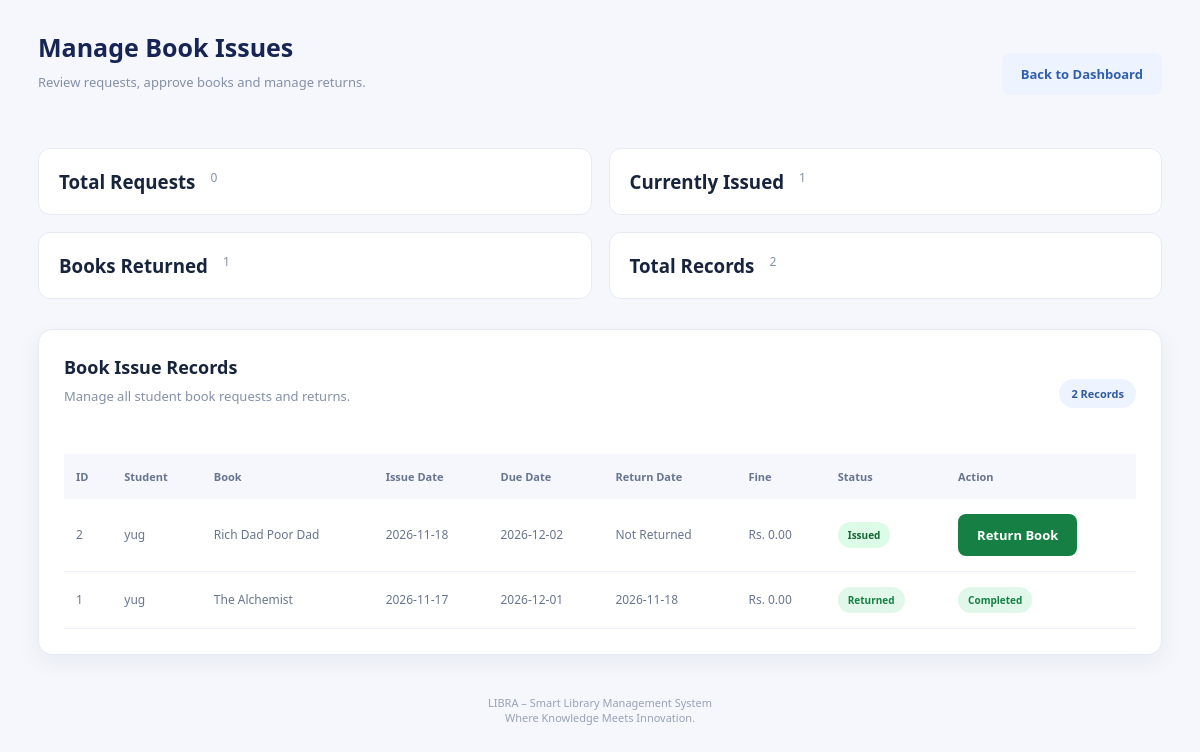
Screenshot of /manage_issues.php (signed in) with the database file from the repository.
### tables this page shows
CREATE TABLE `book_issues` (
  `id` int(11) NOT NULL,
  `user_id` int(11) NOT NULL,
  `book_id` int(11) NOT NULL,
  `issue_date` date NOT NULL,
  `due_date` date NOT NULL,
  `return_date` date DEFAULT NULL,
  `fine_amount` decimal(10,2) DEFAULT 0.00,
  `status` enum('requested','issued','returned') NOT NULL DEFAULT 'requested'
);

CREATE TABLE `users` (
  `id` int(11) NOT NULL,
  `full_name` varchar(100) NOT NULL,
  `email` varchar(100) NOT NULL,
  `mobile` varchar(15) DEFAULT NULL,
  `password` varchar(255) NOT NULL,
  `role` enum('admin','student') DEFAULT 'student',
  `created_at` timestamp NOT NULL DEFAULT current_timestamp(),
  `account_status` enum('active','inactive') DEFAULT 'active'
);

CREATE TABLE `books` (
  `id` int(11) NOT NULL,
  `title` varchar(150) NOT NULL,
  `author` varchar(100) NOT NULL,
  `category` varchar(100) DEFAULT NULL,
  `isbn` varchar(30) DEFAULT NULL,
  `total_copies` int(11) DEFAULT 1,
  `available_copies` int(11) DEFAULT 1,
  `created_at` timestamp NOT NULL DEFAULT current_timestamp(),
  `cover_image` varchar(255) DEFAULT NULL,
  `is_active` tinyint(1) NOT NULL DEFAULT 1
);

### manage_issues.php (the view, shortened to what this page needs)
<?php
require_once "config/db.php";
$sql = "SELECT
            book_issues.*,
            users.full_name,
            books.title
        FROM book_issues
        INNER JOIN users
            ON book_issues.user_id = users.id
        INNER JOIN books
            ON book_issues.book_id = books.id
        ORDER BY book_issues.id DESC";
$stmt = $conn->query($sql);
$issues = $stmt->fetchAll(PDO::FETCH_ASSOC);
$totalRequests = 0;
$totalIssued = 0;
$totalReturned = 0;
foreach ($issues as $item) {
    $status = $item["status"] ?? "";
    if ($status === "requested" || $status === "") {
        $totalRequests++;
    } elseif ($status === "issued") {
        $totalIssued++;
    } elseif ($status === "returned") {
        $totalReturned++;
    }
}
?>
<!DOCTYPE html>
<html lang="en">
<head>
    <link rel="stylesheet" href="assets/css/style.css">
</head>
<body>
<div class="libra-main">
    <div class="libra-topbar">
        <div>
            <h1 class="libra-page-title">Manage Book Issues</h1>
            <p class="libra-page-subtitle">
                Review requests, approve books and manage returns.
            </p>
        </div>
        <a href="admin_dash.php" class="libra-btn libra-btn-light">
            Back to Dashboard
        </a>
    </div>
    <div class="libra-summary-grid">
        <div class="libra-summary-card">
            <h3>Total Requests</h3>
            <p><?php echo $totalRequests; ?></p>
        </div>
        <div class="libra-summary-card">
            <h3>Currently Issued</h3>
            <p><?php echo $totalIssued; ?></p>
        </div>
        <div class="libra-summary-card">
            <h3>Books Returned</h3>
            <p><?php echo $totalReturned; ?></p>
        </div>
        <div class="libra-summary-card">
            <h3>Total Records</h3>
            <p><?php echo count($issues); ?></p>
        </div>
    </div>
    <div class="libra-content-section">
        <div class="libra-section-heading">
            <div>
                <h2>Book Issue Records</h2>
                <p class="libra-page-subtitle">
                    Manage all student book requests and returns.
                </p>
            </div>
            <span class="libra-record-count">
                <?php echo count($issues); ?> Records
            </span>
        </div>
        <div class="libra-table-wrapper">
            <table class="libra-table">
                <thead>
                    <tr>
                        <th>ID</th>
                        <th>Student</th>
                        <th>Book</th>
                        <th>Issue Date</th>
                        <th>Due Date</th>
                        <th>Return Date</th>
                        <th>Fine</th>
                        <th>Status</th>
                        <th>Action</th>
                    </tr>
                </thead>
                <tbody>
                    <?php if (count($issues) > 0): ?>
                        <?php foreach ($issues as $issue): ?>
                            <?php
                                $status = $issue["status"] ?? "";
                                $isPending = ($status === "requested" || $status === "");
                            ?>
                            <tr>
                                <td>
                                    <?php echo (int) $issue["id"]; ?>
                                </td>
                                <td>
                                    <?php echo htmlspecialchars($issue["full_name"]); ?>
                                </td>
                                <td>
                                    <?php echo htmlspecialchars($issue["title"]); ?>
                                </td>
                                <td>
                                    <?php echo htmlspecialchars($issue["issue_date"] ?? "-"); ?>
                                </td>
                                <td>
                                    <?php echo htmlspecialchars($issue["due_date"] ?? "-"); ?>
                                </td>
                                <td>
                                    <?php echo htmlspecialchars($issue["return_date"] ?? "Not Returned"); ?>
                                </td>
                                <td>
                                    Rs. <?php echo htmlspecialchars($issue["fine_amount"] ?? "0"); ?>
                                </td>
                                <td>
                                    <?php if ($isPending): ?>
                                        <span class="libra-status pending">
                                            Requested
                                        </span>
                                    <?php elseif ($status === "issued"): ?>
                                        <span class="libra-status active">
                                            Issued
                                        </span>
                                    <?php elseif ($status === "returned"): ?>
                                        <span class="libra-status returned">
                                            Returned
                                        </span>
                                    <?php else: ?>
                                        <span class="libra-status inactive">
                                            <?php echo htmlspecialchars($status); ?>
                                        </span>
                                    <?php endif; ?>
                                </td>
                                <td>
                                    <div class="libra-table-actions">
                                        <?php if ($isPending): ?>
                                            <form method="POST"
                                                onsubmit="return confirm('Approve this book request?');">
                                                <input
                                                    type="hidden"
                                                    name="issue_id"
                                                    value="<?php echo (int) $issue["id"]; ?>"
                                                >
                                                <button
                                                    type="submit"
                                                    name="approve_request"
                                                    class="libra-btn"
                                                >
                                                    Approve
                                                </button>
                                            </form>
                                        <?php elseif ($status === "issued"): ?>
                                            <form method="POST"
                                                onsubmit="return confirm('Confirm book return?');">
                                                <button
                                                    type="submit"
                                                    name="return_book"
                                                    class="libra-btn libra-btn-success"
                                                >
                                                    Return Book
                                                </button>
                                            </form>
                                        <?php elseif ($status === "returned"): ?>
                                            <span class="libra-status returned">
                                                Completed
                                            </span>
                                        <?php else: ?>
                                            -
                                        <?php endif; ?>
                                    </div>
                                </td>
                            </tr>
                        <?php endforeach; ?>
                    <?php endif; ?>
                </tbody>
            </table>
        </div>
    </div>
    <div class="libra-footer">
        LIBRA – Smart Library Management System
        <br>
        Where Knowledge Meets Innovation.
    </div>
</div>
</body>
</html>

### assets/css/style.css (style rules this page uses)
:root { --navy: #101c35; --navy-light: #172554; --blue: #315fae; --royal: #497ce0; --blue-light: #edf3ff; --white: #ffffff; --bg: #f5f7fc; --text: #17243b; --muted: #8490a7; --border: #e6ebf3; --green: #168044; --red: #b42318; --orange: #a16b00; --shadow: 0 8px 25px rgba(23, 37, 84, .06); }
* { margin: 0; padding: 0; box-sizing: border-box; }
html { scroll-behavior: smooth; }
body { font-family: "Segoe UI", Arial, sans-serif; background: var(--bg); color: var(--text); }
a { text-decoration: none; color: inherit; }
button, input, select, textarea { font: inherit; }
button { cursor: pointer; }
.libra-main { flex: 1; min-width: 0; padding: 30px 38px; }
.libra-topbar { display: flex; justify-content: space-between; align-items: center; gap: 15px; margin-bottom: 30px; }
.libra-topbar p { color: var(--muted); font-size: 13px; }
.libra-content-section, .libra-card { background: white; border: 1px solid var(--border); border-radius: 14px; padding: 25px; margin-bottom: 25px; box-shadow: var(--shadow); }
.libra-section-heading { display: flex; justify-content: space-between; align-items: center; gap: 15px; margin-bottom: 22px; }
.libra-section-heading h2 { font-size: 18px; margin-bottom: 7px; }
.libra-section-heading p { color: var(--muted); font-size: 13px; }
.libra-record-count { background: #edf3ff; color: #315b9e; border-radius: 20px; padding: 7px 12px; font-size: 11px; font-weight: bold; }
.libra-table-wrapper { width: 100%; overflow-x: auto; }
.libra-table { width: 100%; min-width: 700px; border-collapse: collapse; font-size: 12px; }
.libra-table th { background: #f5f7fc; color: #68758f; font-size: 11px; font-weight: bold; padding: 15px 12px; text-align: left; white-space: nowrap; }
.libra-table td { padding: 15px 12px; border-bottom: 1px solid #edf0f6; color: #68758f; text-align: left; vertical-align: middle; }
.libra-status { display: inline-block; padding: 6px 10px; border-radius: 20px; font-size: 10px; font-weight: bold; }
.libra-status.issued, .libra-status.active { background: #e5efff; color: #2856a0; }
.libra-status.returned, .libra-status.approved { background: #e0f7e9; color: #168044; }
.libra-summary-grid { display: grid; grid-template-columns: repeat(2, 1fr); gap: 17px; margin-bottom: 30px; }
.libra-summary-card { background: white; border: 1px solid var(--border); border-radius: 12px; padding: 20px; display: flex; align-items: center; gap: 15px; }
.libra-summary-card p { font-size: 12px; color: var(--muted); margin-bottom: 7px; }
.libra-footer { color: #98a2b5; text-align: center; font-size: 11px; padding: 15px 0; }
.libra-page-title { font-size: 25px; color: var(--navy-light); margin-bottom: 8px; }
.libra-page-subtitle { color: var(--muted); font-size: 13px; line-height: 1.6; margin-bottom: 25px; }
.libra-btn { display: inline-flex; justify-content: center; align-items: center; gap: 8px; padding: 12px 19px; border: none; border-radius: 8px; background: var(--blue); color: white; font-size: 13px; font-weight: 600; transition: .2s; }
.libra-btn-light { background: var(--blue-light); color: var(--blue); }
.libra-btn-success { background: var(--green); }
.libra-table-actions { display: flex; align-items: center; gap: 8px; flex-wrap: wrap; }
.libra-status.active { background: #dcfce7; color: #166534; }

### rows the page displays
book_issues: id "2", user.full_name "yug", book.title "Rich Dad Poor Dad", issue_date "2026-11-18", due_date "2026-12-02", return_date "Not Returned", fine_amount "0.00", status "Issued"
book_issues: id "1", user.full_name "yug", book.title "The Alchemist", issue_date "2026-11-17", due_date "2026-12-01", return_date "2026-11-18", fine_amount "0.00", status "Returned"

### other values shown
$totalRequests "0"
$totalIssued "1"
$totalReturned "1"
count($issues) "2"
